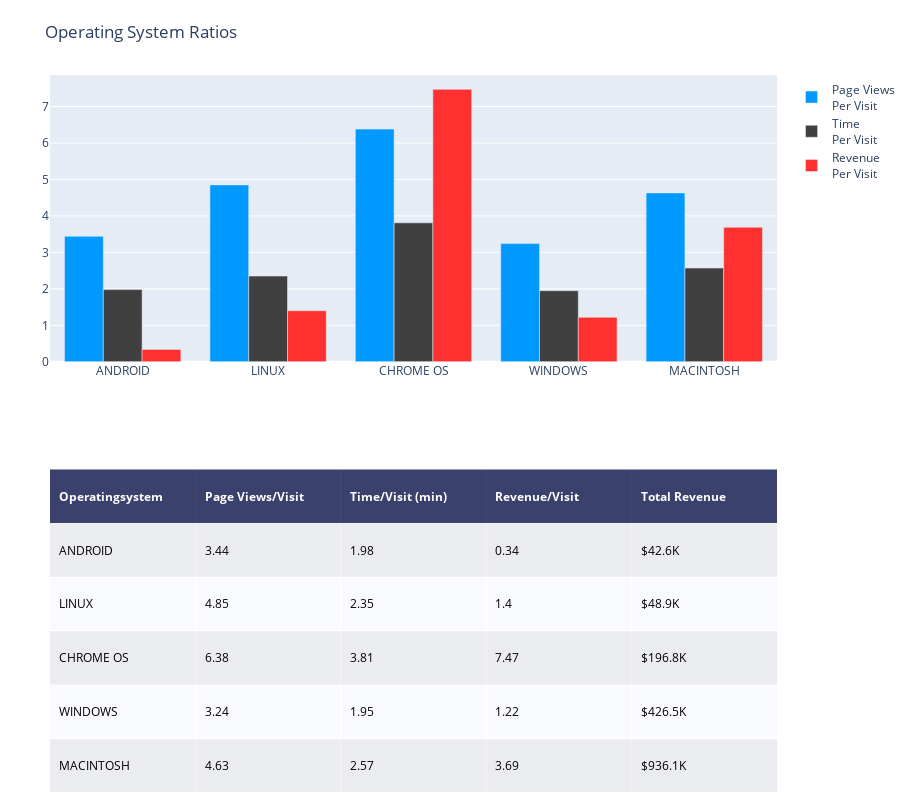

Here is the notebook cell this chart was saved with:
### Code cell
ratios_barchart(df, 'operatingsystem', .02, 'Operating System Ratios')

### Figure 1 — Plotly figure (JSON) as saved in the notebook; plotly's stock layout.template omitted (floating-point values rounded to 4 significant figures)
{"data": [{"colorscale": [[0, "#00083e"], [0.5, "#ededee"], [1, "#ffffff"]], "hoverinfo": "none", "opacity": 0.75, "showscale": false, "type": "heatmap", "z": [[0, 0, 0, 0, 0], [0.5, 0.5, 0.5, 0.5, 0.5], [1, 1, 1, 1, 1], [0.5, 0.5, 0.5, 0.5, 0.5], [1, 1, 1, 1, 1], [0.5, 0.5, 0.5, 0.5, 0.5]]}, {"marker": {"color": "#0099ff"}, "name": "Page Views<br>Per Visit", "type": "bar", "x": ["ANDROID", "LINUX", "CHROME OS", "WINDOWS", "MACINTOSH"], "xaxis": "x2", "y": [3.44, 4.85, 6.38, 3.24, 4.63], "yaxis": "y2"}, {"marker": {"color": "#404040"}, "name": "Time<br>Per Visit", "type": "bar", "x": ["ANDROID", "LINUX", "CHROME OS", "WINDOWS", "MACINTOSH"], "xaxis": "x2", "y": [1.98, 2.35, 3.81, 1.95, 2.57], "yaxis": "y2"}, {"marker": {"color": "#FF3030"}, "name": "Revenue<br>Per Visit", "type": "bar", "x": ["ANDROID", "LINUX", "CHROME OS", "WINDOWS", "MACINTOSH"], "xaxis": "x2", "y": [0.34, 1.4, 7.47, 1.22, 3.69], "yaxis": "y2"}], "layout": {"annotations": [{"align": "left", "font": {"color": "#ffffff"}, "showarrow": false, "text": "<b>Operatingsystem</b>", "x": -0.45, "xanchor": "left", "xref": "x", "y": 0, "yref": "y"}, {"align": "left", "font": {"color": "#ffffff"}, "showarrow": false, "text": "<b>Page Views/Visit</b>", "x": 0.55, "xanchor": "left", "xref": "x", "y": 0, "yref": "y"}, {"align": "left", "font": {"color": "#ffffff"}, "showarrow": false, "text": "<b>Time/Visit (min)</b>", "x": 1.55, "xanchor": "left", "xref": "x", "y": 0, "yref": "y"}, {"align": "left", "font": {"color": "#ffffff"}, "showarrow": false, "text": "<b>Revenue/Visit</b>", "x": 2.55, "xanchor": "left", "xref": "x", "y": 0, "yref": "y"}, {"align": "left", "font": {"color": "#ffffff"}, "showarrow": false, "text": "<b>Total Revenue</b>", "x": 3.55, "xanchor": "left", "xref": "x", "y": 0, "yref": "y"}, {"align": "left", "font": {"color": "#000000"}, "showarrow": false, "text": "ANDROID", "x": -0.45, "xanchor": "left", "xref": "x", "y": 1, "yref": "y"}, {"align": "left", "font": {"color": "#000000"}, "showarrow": false, "text": "3.44", "x": 0.55, "xanchor": "left", "xref": "x", "y": 1, "yref": "y"}, {"align": "left", "font": {"color": "#000000"}, "showarrow": false, "text": "1.98", "x": 1.55, "xanchor": "left", "xref": "x", "y": 1, "yref": "y"}, {"align": "left", "font": {"color": "#000000"}, "showarrow": false, "text": "0.34", "x": 2.55, "xanchor": "left", "xref": "x", "y": 1, "yref": "y"}, {"align": "left", "font": {"color": "#000000"}, "showarrow": false, "text": "$42.6K", "x": 3.55, "xanchor": "left", "xref": "x", "y": 1, "yref": "y"}, {"align": "left", "font": {"color": "#000000"}, "showarrow": false, "text": "LINUX", "x": -0.45, "xanchor": "left", "xref": "x", "y": 2, "yref": "y"}, {"align": "left", "font": {"color": "#000000"}, "showarrow": false, "text": "4.85", "x": 0.55, "xanchor": "left", "xref": "x", "y": 2, "yref": "y"}, {"align": "left", "font": {"color": "#000000"}, "showarrow": false, "text": "2.35", "x": 1.55, "xanchor": "left", "xref": "x", "y": 2, "yref": "y"}, {"align": "left", "font": {"color": "#000000"}, "showarrow": false, "text": "1.4", "x": 2.55, "xanchor": "left", "xref": "x", "y": 2, "yref": "y"}, {"align": "left", "font": {"color": "#000000"}, "showarrow": false, "text": "$48.9K", "x": 3.55, "xanchor": "left", "xref": "x", "y": 2, "yref": "y"}, {"align": "left", "font": {"color": "#000000"}, "showarrow": false, "text": "CHROME OS", "x": -0.45, "xanchor": "left", "xref": "x", "y": 3, "yref": "y"}, {"align": "left", "font": {"color": "#000000"}, "showarrow": false, "text": "6.38", "x": 0.55, "xanchor": "left", "xref": "x", "y": 3, "yref": "y"}, {"align": "left", "font": {"color": "#000000"}, "showarrow": false, "text": "3.81", "x": 1.55, "xanchor": "left", "xref": "x", "y": 3, "yref": "y"}, {"align": "left", "font": {"color": "#000000"}, "showarrow": false, "text": "7.47", "x": 2.55, "xanchor": "left", "xref": "x", "y": 3, "yref": "y"}, {"align": "left", "font": {"color": "#000000"}, "showarrow": false, "text": "$196.8K", "x": 3.55, "xanchor": "left", "xref": "x", "y": 3, "yref": "y"}, {"align": "left", "font": {"color": "#000000"}, "showarrow": false, "text": "WINDOWS", "x": -0.45, "xanchor": "left", "xref": "x", "y": 4, "yref": "y"}, {"align": "left", "font": {"color": "#000000"}, "showarrow": false, "text": "3.24", "x": 0.55, "xanchor": "left", "xref": "x", "y": 4, "yref": "y"}, {"align": "left", "font": {"color": "#000000"}, "showarrow": false, "text": "1.95", "x": 1.55, "xanchor": "left", "xref": "x", "y": 4, "yref": "y"}, {"align": "left", "font": {"color": "#000000"}, "showarrow": false, "text": "1.22", "x": 2.55, "xanchor": "left", "xref": "x", "y": 4, "yref": "y"}, {"align": "left", "font": {"color": "#000000"}, "showarrow": false, "text": "$426.5K", "x": 3.55, "xanchor": "left", "xref": "x", "y": 4, "yref": "y"}, {"align": "left", "font": {"color": "#000000"}, "showarrow": false, "text": "MACINTOSH", "x": -0.45, "xanchor": "left", "xref": "x", "y": 5, "yref": "y"}, {"align": "left", "font": {"color": "#000000"}, "showarrow": false, "text": "4.63", "x": 0.55, "xanchor": "left", "xref": "x", "y": 5, "yref": "y"}, {"align": "left", "font": {"color": "#000000"}, "showarrow": false, "text": "2.57", "x": 1.55, "xanchor": "left", "xref": "x", "y": 5, "yref": "y"}, {"align": "left", "font": {"color": "#000000"}, "showarrow": false, "text": "3.69", "x": 2.55, "xanchor": "left", "xref": "x", "y": 5, "yref": "y"}, {"align": "left", "font": {"color": "#000000"}, "showarrow": false, "text": "$936.1K", "x": 3.55, "xanchor": "left", "xref": "x", "y": 5, "yref": "y"}], "height": 800, "margin": {"b": 0, "l": 50, "r": 0, "t": 75}, "title": {"text": "Operating System Ratios"}, "width": 900, "xaxis": {"dtick": 1, "gridwidth": 2, "showticklabels": false, "tick0": -0.5, "ticks": "", "zeroline": false}, "xaxis2": {"anchor": "y2"}, "yaxis": {"autorange": "reversed", "domain": [0, 0.45], "dtick": 1, "gridwidth": 2, "showticklabels": false, "tick0": 0.5, "ticks": "", "zeroline": false}, "yaxis2": {"anchor": "x2", "domain": [0.6, 1]}}}
